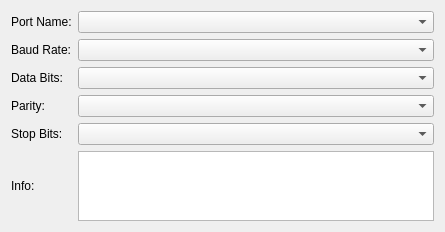
<?xml version="1.0" encoding="UTF-8"?>
<ui version="4.0">
 <class>SerialDeviceView</class>
 <widget class="QWidget" name="SerialDeviceView">
  <property name="geometry">
   <rect>
    <x>0</x>
    <y>0</y>
    <width>445</width>
    <height>230</height>
   </rect>
  </property>
  <property name="windowTitle">
   <string>Form</string>
  </property>
  <layout class="QGridLayout" name="gridLayout">
   <item row="3" column="1">
    <widget class="QComboBox" name="comboBoxParity"/>
   </item>
   <item row="1" column="1">
    <widget class="QComboBox" name="comboBoxBaudRate"/>
   </item>
   <item row="1" column="0">
    <widget class="QLabel" name="label_3">
     <property name="text">
      <string>Baud Rate:</string>
     </property>
    </widget>
   </item>
   <item row="2" column="0">
    <widget class="QLabel" name="label_4">
     <property name="text">
      <string>Data Bits:</string>
     </property>
    </widget>
   </item>
   <item row="3" column="0">
    <widget class="QLabel" name="label_5">
     <property name="text">
      <string>Parity:</string>
     </property>
    </widget>
   </item>
   <item row="0" column="0">
    <widget class="QLabel" name="label">
     <property name="text">
      <string>Port Name:</string>
     </property>
    </widget>
   </item>
   <item row="5" column="1">
    <widget class="QTextBrowser" name="textBrowserInfo"/>
   </item>
   <item row="0" column="1">
    <widget class="SerialPortComboBox" name="comboBoxPort"/>
   </item>
   <item row="2" column="1">
    <widget class="QComboBox" name="comboBoxDataBits"/>
   </item>
   <item row="5" column="0">
    <widget class="QLabel" name="label_2">
     <property name="text">
      <string>Info:</string>
     </property>
    </widget>
   </item>
   <item row="4" column="0">
    <widget class="QLabel" name="label_6">
     <property name="text">
      <string>Stop Bits:</string>
     </property>
    </widget>
   </item>
   <item row="4" column="1">
    <widget class="QComboBox" name="comboBoxStopBits"/>
   </item>
  </layout>
 </widget>
 <customwidgets>
  <customwidget>
   <class>SerialPortComboBox</class>
   <extends>QComboBox</extends>
   <header>gui/SerialPortComboBox.hpp</header>
  </customwidget>
 </customwidgets>
 <resources/>
 <connections>
  <connection>
   <sender>comboBoxPort</sender>
   <signal>currentTextChanged(QString)</signal>
   <receiver>SerialDeviceView</receiver>
   <slot>updateDeviceInfo(QString)</slot>
   <hints>
    <hint type="sourcelabel">
     <x>188</x>
     <y>19</y>
    </hint>
    <hint type="destinationlabel">
     <x>172</x>
     <y>94</y>
    </hint>
   </hints>
  </connection>
 </connections>
 <slots>
  <slot>updateDeviceInfo(QString)</slot>
 </slots>
</ui>
